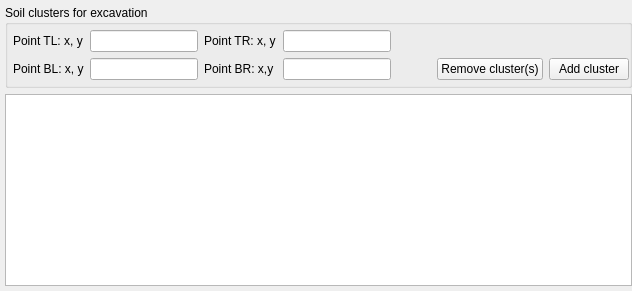
               <widget class="QWidget" name="tab_23">
                <attribute name="title">
                 <string>Soil clusters</string>
                </attribute>
                <layout class="QVBoxLayout" name="verticalLayout_26">
                 <property name="leftMargin">
                  <number>5</number>
                 </property>
                 <property name="topMargin">
                  <number>5</number>
                 </property>
                 <property name="rightMargin">
                  <number>0</number>
                 </property>
                 <property name="bottomMargin">
                  <number>5</number>
                 </property>
                 <item>
                  <widget class="QGroupBox" name="groupBox_14">
                   <property name="title">
                    <string>Soil clusters for excavation</string>
                   </property>
                   <layout class="QGridLayout" name="gridLayout_11">
                    <property name="leftMargin">
                     <number>5</number>
                    </property>
                    <property name="topMargin">
                     <number>5</number>
                    </property>
                    <property name="rightMargin">
                     <number>0</number>
                    </property>
                    <property name="bottomMargin">
                     <number>5</number>
                    </property>
                    <item row="1" column="2">
                     <widget class="QLabel" name="label_45">
                      <property name="text">
                       <string>Point BR: x,y </string>
                      </property>
                     </widget>
                    </item>
                    <item row="1" column="3">
                     <widget class="QLineEdit" name="lineEdit_37">
                      <property name="sizePolicy">
                       <sizepolicy hsizetype="Preferred" vsizetype="Fixed">
                        <horstretch>0</horstretch>
                        <verstretch>0</verstretch>
                       </sizepolicy>
                      </property>
                      <property name="text">
                       <string/>
                      </property>
                     </widget>
                    </item>
                    <item row="0" column="1">
                     <widget class="QLineEdit" name="lineEdit_34">
                      <property name="sizePolicy">
                       <sizepolicy hsizetype="Preferred" vsizetype="Fixed">
                        <horstretch>0</horstretch>
                        <verstretch>0</verstretch>
                       </sizepolicy>
                      </property>
                     </widget>
                    </item>
                    <item row="1" column="5">
                     <widget class="QPushButton" name="pushButton_25">
                      <property name="text">
                       <string>Remove cluster(s)</string>
                      </property>
                     </widget>
                    </item>
                    <item row="1" column="4">
                     <spacer name="horizontalSpacer_34">
                      <property name="orientation">
                       <enum>Qt::Horizontal</enum>
                      </property>
                      <property name="sizeType">
                       <enum>QSizePolicy::Expanding</enum>
                      </property>
                      <property name="sizeHint" stdset="0">
                       <size>
                        <width>40</width>
                        <height>20</height>
                       </size>
                      </property>
                     </spacer>
                    </item>
                    <item row="1" column="0">
                     <widget class="QLabel" name="label_44">
                      <property name="text">
                       <string>Point BL: x, y</string>
                      </property>
                     </widget>
                    </item>
                    <item row="1" column="1">
                     <widget class="QLineEdit" name="lineEdit_36">
                      <property name="sizePolicy">
                       <sizepolicy hsizetype="Preferred" vsizetype="Fixed">
                        <horstretch>0</horstretch>
                        <verstretch>0</verstretch>
                       </sizepolicy>
                      </property>
                      <property name="text">
                       <string/>
                      </property>
                     </widget>
                    </item>
                    <item row="0" column="2">
                     <widget class="QLabel" name="label_43">
                      <property name="text">
                       <string>Point TR: x, y</string>
                      </property>
                     </widget>
                    </item>
                    <item row="1" column="6">
                     <widget class="QPushButton" name="pushButton_24">
                      <property name="text">
                       <string>Add cluster</string>
                      </property>
                     </widget>
                    </item>
                    <item row="0" column="3">
                     <widget class="QLineEdit" name="lineEdit_35">
                      <property name="sizePolicy">
                       <sizepolicy hsizetype="Preferred" vsizetype="Fixed">
                        <horstretch>0</horstretch>
                        <verstretch>0</verstretch>
                       </sizepolicy>
                      </property>
                     </widget>
                    </item>
                    <item row="0" column="0">
                     <widget class="QLabel" name="label_42">
                      <property name="text">
                       <string>Point TL: x, y</string>
                      </property>
                     </widget>
                    </item>
                   </layout>
                  </widget>
                 </item>
                 <item>
                  <widget class="QTableWidget" name="tableWidget_29">
                   <attribute name="horizontalHeaderDefaultSectionSize">
                    <number>120</number>
                   </attribute>
                  </widget>
                 </item>
                </layout>
               </widget>
